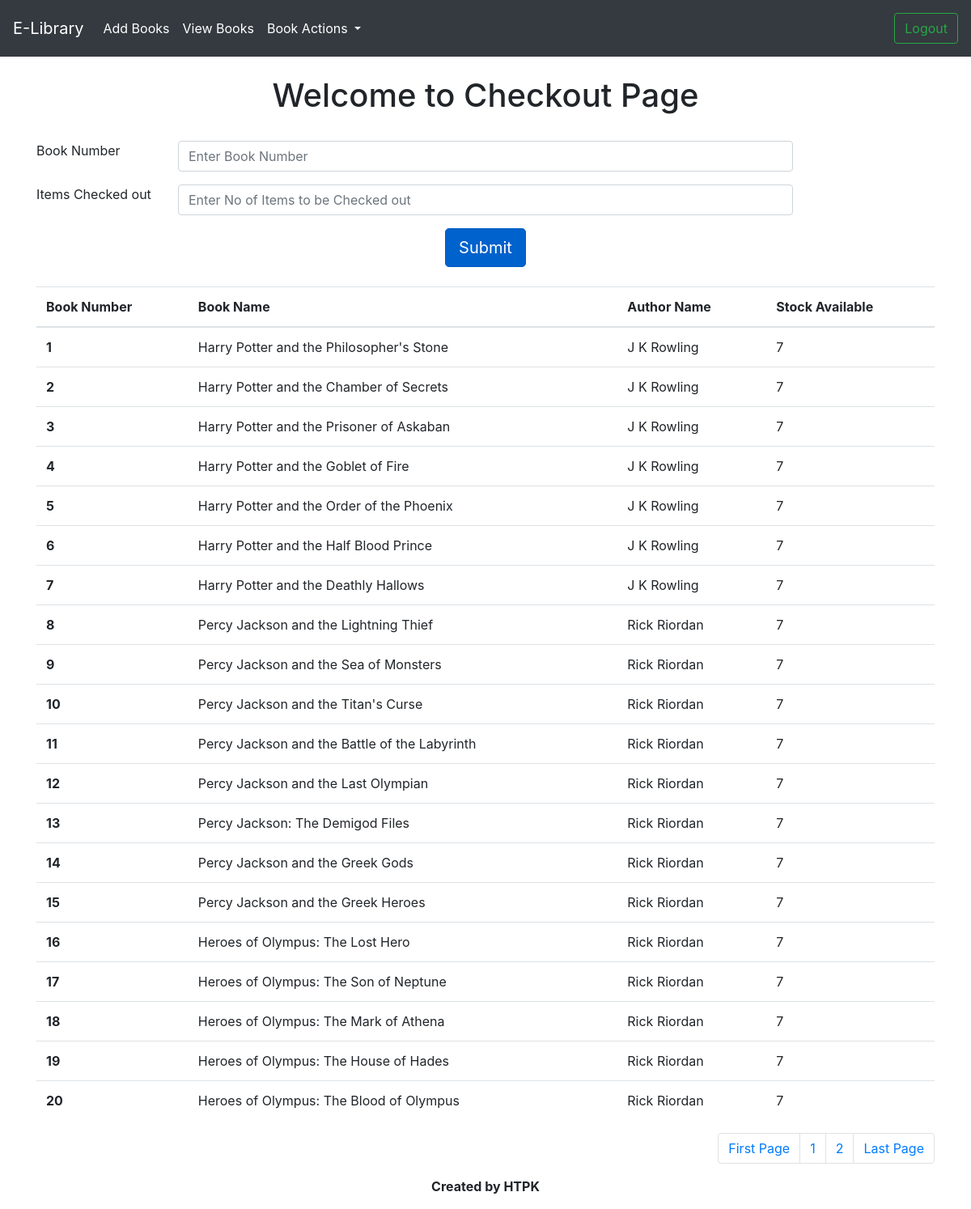
The page /elibrary/Checkout/ (signed in) on the database its author committed.
### books/models.py (models this page shows, shortened)
class book(models.Model):
    bookname = models.CharField(max_length=100)
    authorname = models.CharField(max_length=200)
    booknum = models.IntegerField()
    stockavail = models.IntegerField()
    noc = models.IntegerField(default=0)

### books/views.py (the view)
# urls.py: path('Checkout/', views.checkout,name='checkout'),
def checkout(request):
    objects1=book.objects.order_by('booknum')
    paginator = Paginator(objects1,20)
    page = request.GET.get('pg')
    objects1 = paginator.get_page(page)
    context = {
    'checkoutext':'Welcome to Checkout Page',
    'objects2': objects1,
    }
    return render(request,'checkout.html',context)

### books/templates/checkout.html (shortened to what this page needs)
{% extends 'base.html' %}
{% block content %}
{% if  user.is_authenticated %}
  <div class="container center-text">
    <h1 class="text-center">{{checkoutext}}</h1>
  <form method = "POST" action="{% url 'checkedout' %}">
      <div class="form-group row">
        <label class="col-lg-2">Book Number</label>
        <input type="number" class="form-control col-lg-8"  name ="booknum" placeholder="Enter Book Number">
      </div>
      <div class="form-group row">
        <label class="col-lg-2" >Items Checked out</label>
        <input type="number" class="form-control col-lg-8"  name="noc" placeholder="Enter No of Items to be Checked out">
      </div>
      <div class="text-center ">
        <button type="submit" class="btn btn-primary btn-lg active ">Submit</button>
      </div>
    </form>
    <table class="table table-hover">
<thead>
  <tr>
    <th scope="col">Book Number</th>
    <th scope="col">Book Name</th>
    <th scope="col">Author Name</th>
    <th scope="col">Stock Available</th>
  </tr>
</thead>
<tbody>
  {%for obj in objects2%}
  <tr>
    <th scope="row">{{obj.booknum}}</th>
    <td>{{obj.bookname}}</td>
    <td>{{obj.authorname}}</td>
    <td>{{obj.stockavail}}</td>
  </tr>
    {%endfor%}
  </tbody>
  </table>
  <nav aria-label="Page navigation example">
  <ul class="pagination justify-content-end">
    <li class="page-item "><a class="page-link" href="?pg=1" >First Page</a></li>
    <li class="page-item"><a class="page-link" href="?pg={{objects2.number}}">{{objects2.number}}</a></li>
    {% if objects2.has_next %}
      <li class="page-item"><a class="page-link" href="?pg={{objects2.next_page_number}}">{{objects2.next_page_number}}</a></li>
    {% endif %}
    <li class="page-item">
      <a class="page-link" href="?pg={{objects2.paginator.num_pages}}">Last Page</a>
    </li>
  </ul>
</nav>
  </div>
{% endif %}
{% endblock content%}

### rows shown on the page
book: booknum "1", bookname "Harry Potter and the Philosopher's Stone", authorname "J K Rowling", stockavail "7"
book: booknum "2", bookname "Harry Potter and the Chamber of Secrets", authorname "J K Rowling", stockavail "7"
book: booknum "3", bookname "Harry Potter and the Prisoner of Askaban", authorname "J K Rowling", stockavail "7"
book: booknum "4", bookname "Harry Potter and the Goblet of Fire", authorname "J K Rowling", stockavail "7"
book: booknum "5", bookname "Harry Potter and the Order of the Phoenix", authorname "J K Rowling", stockavail "7"
book: booknum "6", bookname "Harry Potter and the Half Blood Prince", authorname "J K Rowling", stockavail "7"
book: booknum "7", bookname "Harry Potter and the Deathly Hallows", authorname "J K Rowling", stockavail "7"
book: booknum "8", bookname "Percy Jackson and the Lightning Thief", authorname "Rick Riordan", stockavail "7"
book: booknum "9", bookname "Percy Jackson and the Sea of Monsters", authorname "Rick Riordan", stockavail "7"
book: booknum "10", bookname "Percy Jackson and the Titan's Curse", authorname "Rick Riordan", stockavail "7"
book: booknum "11", bookname "Percy Jackson and the Battle of the Labyrinth", authorname "Rick Riordan", stockavail "7"
book: booknum "12", bookname "Percy Jackson and the Last Olympian", authorname "Rick Riordan", stockavail "7"
book: booknum "13", bookname "Percy Jackson: The Demigod Files", authorname "Rick Riordan", stockavail "7"
book: booknum "14", bookname "Percy Jackson and the Greek Gods", authorname "Rick Riordan", stockavail "7"
book: booknum "15", bookname "Percy Jackson and the Greek Heroes", authorname "Rick Riordan", stockavail "7"
book: booknum "16", bookname "Heroes of Olympus: The Lost Hero", authorname "Rick Riordan", stockavail "7"
book: booknum "17", bookname "Heroes of Olympus: The Son of Neptune", authorname "Rick Riordan", stockavail "7"
book: booknum "18", bookname "Heroes of Olympus: The Mark of Athena", authorname "Rick Riordan", stockavail "7"
book: booknum "19", bookname "Heroes of Olympus: The House of Hades", authorname "Rick Riordan", stockavail "7"
book: booknum "20", bookname "Heroes of Olympus: The Blood of Olympus", authorname "Rick Riordan", stockavail "7"

### other values the page prints
{{ checkoutext }} "Welcome to Checkout Page"
{{ objects2.number }} "1"
{{ objects2.next_page_number }} "2"
